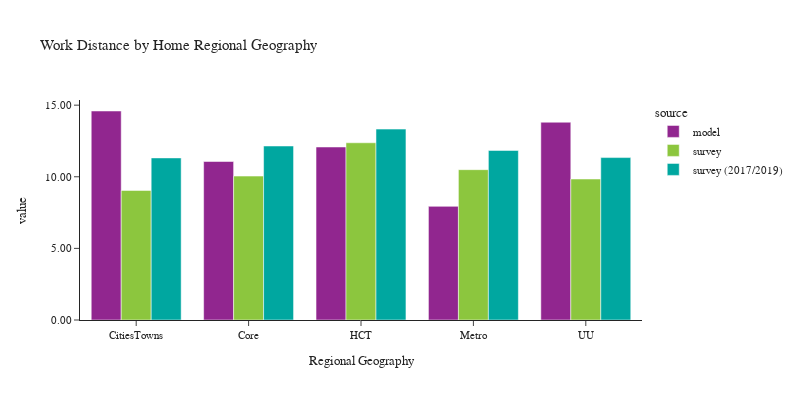

Write notebook code for a chart like this one.
### Code cell
plot_work_location(df_workers, 'rg_proposed_home', 'Home Regional Geography', 'Regional Geography')

### Figure 1 — Plotly figure (JSON) as saved in the notebook; plotly's stock layout.template omitted (floating-point values rounded to 4 significant figures)
{"data": [{"alignmentgroup": "True", "customdata": [[190789], [502175], [473483], [723317], [80330]], "hovertemplate": "source=model<br>rg_proposed_home=%{x}<br>value=%{y}<br>sample count=%{customdata[0]}<extra></extra>", "legendgroup": "model", "marker": {"color": "#91268F", "pattern": {"shape": ""}}, "name": "model", "offsetgroup": "model", "orientation": "v", "showlegend": true, "textposition": "auto", "type": "bar", "x": ["CitiesTowns", "Core", "HCT", "Metro", "UU"], "xaxis": "x", "y": [14.59, 11.07, 12.08, 7.933, 13.81], "yaxis": "y"}, {"alignmentgroup": "True", "customdata": [[302], [638], [497], [859], [98]], "hovertemplate": "source=survey<br>rg_proposed_home=%{x}<br>value=%{y}<br>sample count=%{customdata[0]}<extra></extra>", "legendgroup": "survey", "marker": {"color": "#8CC63E", "pattern": {"shape": ""}}, "name": "survey", "offsetgroup": "survey", "orientation": "v", "showlegend": true, "textposition": "auto", "type": "bar", "x": ["CitiesTowns", "Core", "HCT", "Metro", "UU"], "xaxis": "x", "y": [9.045, 10.05, 12.37, 10.5, 9.843], "yaxis": "y"}, {"alignmentgroup": "True", "customdata": [[742], [1459], [877], [1812], [174]], "hovertemplate": "source=survey (2017/2019)<br>rg_proposed_home=%{x}<br>value=%{y}<br>sample count=%{customdata[0]}<extra></extra>", "legendgroup": "survey (2017/2019)", "marker": {"color": "#00A7A0", "pattern": {"shape": ""}}, "name": "survey (2017/2019)", "offsetgroup": "survey (2017/2019)", "orientation": "v", "showlegend": true, "textposition": "auto", "type": "bar", "x": ["CitiesTowns", "Core", "HCT", "Metro", "UU"], "xaxis": "x", "y": [11.32, 12.15, 13.33, 11.84, 11.34], "yaxis": "y"}], "layout": {"barmode": "group", "font": {"size": 11}, "height": 400, "legend": {"title": {"text": "source"}, "tracegroupgap": 0}, "title": {"text": "Work Distance by Home Regional Geography"}, "width": 800, "xaxis": {"anchor": "y", "domain": [0.0, 1.0], "title": {"text": "Regional Geography"}}, "yaxis": {"anchor": "x", "domain": [0.0, 1.0], "tickformat": ".2f", "title": {"text": "value"}}}}
